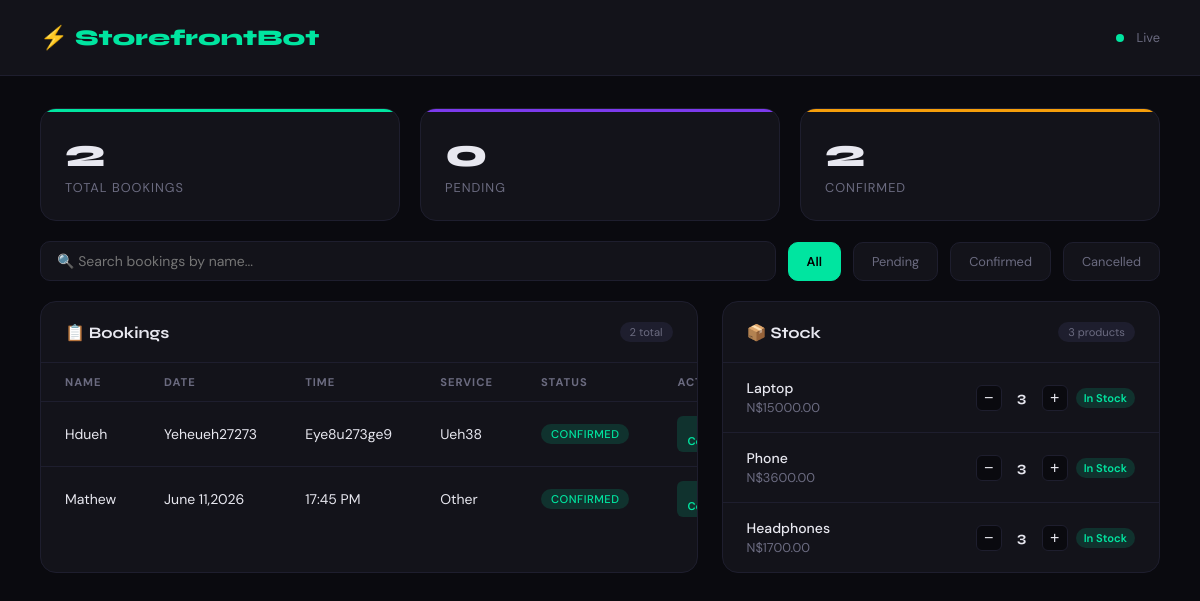
The page /dashboard/ (signed in) on the database its author committed.
### bookings/models.py (models this page shows, shortened)
class Booking(models.Model):
    name = models.CharField(max_length=100)
    phone_number = models.CharField(max_length=20)
    date = models.CharField(max_length=50)
    time = models.CharField(max_length=50)
    service = models.CharField(max_length=100, default="General")
    status = models.CharField(max_length=20, default="pending")
    created_at = models.DateTimeField(auto_now_add=True)

### inventory/models.py (models this page shows, shortened)
class Product(models.Model):
    name = models.CharField(max_length=100)
    description = models.CharField(max_length=255, blank=True)
    quantity = models.IntegerField(default=0)
    price = models.DecimalField(max_digits=10, decimal_places=2, default=0.00)
    updated_at = models.DateTimeField(auto_now=True)

### bookings/views.py (the view)
# urls.py: path('dashboard/', dashboard, name='dashboard'),
@staff_member_required
def dashboard(request):
    bookings = Booking.objects.all().order_by('-created_at')
    products = Product.objects.all()
    total_bookings = bookings.count()
    pending = bookings.filter(status='pending').count()
    confirmed = bookings.filter(status='confirmed').count()
    return render(request, 'dashboard.html', {
        'bookings': bookings,
        'products': products,
        'total_bookings': total_bookings,
        'pending': pending,
        'confirmed': confirmed,
    })

### templates/dashboard.html (shortened to what this page needs)
<!DOCTYPE html>
<html lang="en">
<head>
</head>
<body>
<header>
  <h1>⚡ StorefrontBot</h1>
  <div class="header-right">
    <div class="live-dot"></div>
    <span style="font-size:0.8rem;color:var(--muted)">Live</span>
  </div>
</header>
<div class="stats">
  <div class="stat">
    <div class="stat-num" id="stat-total">{{ total_bookings }}</div>
    <div class="stat-label">Total Bookings</div>
  </div>
  <div class="stat">
    <div class="stat-num" id="stat-pending">{{ pending }}</div>
    <div class="stat-label">Pending</div>
  </div>
  <div class="stat">
    <div class="stat-num" id="stat-confirmed">{{ confirmed }}</div>
    <div class="stat-label">Confirmed</div>
  </div>
</div>
<div class="toolbar">
  <input class="search-box" type="text" placeholder="🔍 Search bookings by name..." oninput="filterBookings(this.value)">
  <button class="filter-btn active" onclick="setFilter('all', this)">All</button>
  <button class="filter-btn" onclick="setFilter('pending', this)">Pending</button>
  <button class="filter-btn" onclick="setFilter('confirmed', this)">Confirmed</button>
  <button class="filter-btn" onclick="setFilter('cancelled', this)">Cancelled</button>
</div>
<div class="content">
  <div class="card">
    <div class="card-header">
      <h2>📋 Bookings</h2>
      <span class="badge" id="booking-count">{{ total_bookings }} total</span>
    </div>
    {% if bookings %}
    <table>
      <thead>
        <tr>
          <th>Name</th><th>Date</th><th>Time</th><th>Service</th><th>Status</th><th>Actions</th>
        </tr>
      </thead>
      <tbody id="bookings-table">
        {% for booking in bookings %}
        <tr data-id="{{ booking.id }}" data-status="{{ booking.status }}" data-name="{{ booking.name|lower }}">
          <td>{{ booking.name }}</td>
          <td>{{ booking.date }}</td>
          <td>{{ booking.time }}</td>
          <td>{{ booking.service }}</td>
          <td><span class="status {{ booking.status }}" id="status-{{ booking.id }}">{{ booking.status }}</span></td>
          <td>
            <div class="actions">
              <button class="btn btn-confirm" onclick="updateBooking({{ booking.id }}, 'confirmed')">✓ Confirm</button>
            </div>
          </td>
        </tr>
        {% endfor %}
      </tbody>
    </table>
    {% else %}
    <div class="empty">No bookings yet</div>
    {% endif %}
  </div>
  <div class="card">
    <div class="card-header">
      <h2>📦 Stock</h2>
      <span class="badge">{{ products|length }} products</span>
    </div>
    {% if products %}
      {% for p in products %}
      <div class="product-item">
        <div>
          <div class="product-name">{{ p.name }}</div>
          <div class="product-price">N${{ p.price }}</div>
        </div>
        <div class="stock-controls">
          <button class="qty-btn" onclick="updateStock({{ p.id }}, -1)">−</button>
          <span class="qty-num" id="qty-{{ p.id }}">{{ p.quantity }}</span>
          <button class="qty-btn" onclick="updateStock({{ p.id }}, 1)">+</button>
          <span class="stock-badge {% if p.quantity > 0 %}in-stock{% else %}out-stock{% endif %}" id="badge-{{ p.id }}">
            {% if p.quantity > 0 %}In Stock{% else %}Out{% endif %}
          </span>
        </div>
      </div>
      {% endfor %}
    {% else %}
    <div class="empty">No products yet</div>
    {% endif %}
  </div>
</div>
</body>
</html>

### rows shown on the page
Booking: name "Hdueh", date "Yeheueh27273", time "Eye8u273ge9", service "Ueh38", status "CONFIRMED"
Booking: name "Mathew", date "June 11,2026", time "17:45 PM", service "Other", status "CONFIRMED"
Product: name "Laptop", price "15000.00", quantity "3", shows "In Stock"
Product: name "Phone", price "3600.00", quantity "3", shows "In Stock"
Product: name "Headphones", price "1700.00", quantity "3", shows "In Stock"

### other values the page prints
{{ total_bookings }} "2"
{{ pending }} "0"
{{ confirmed }} "2"
{{ products|length }} "3"
